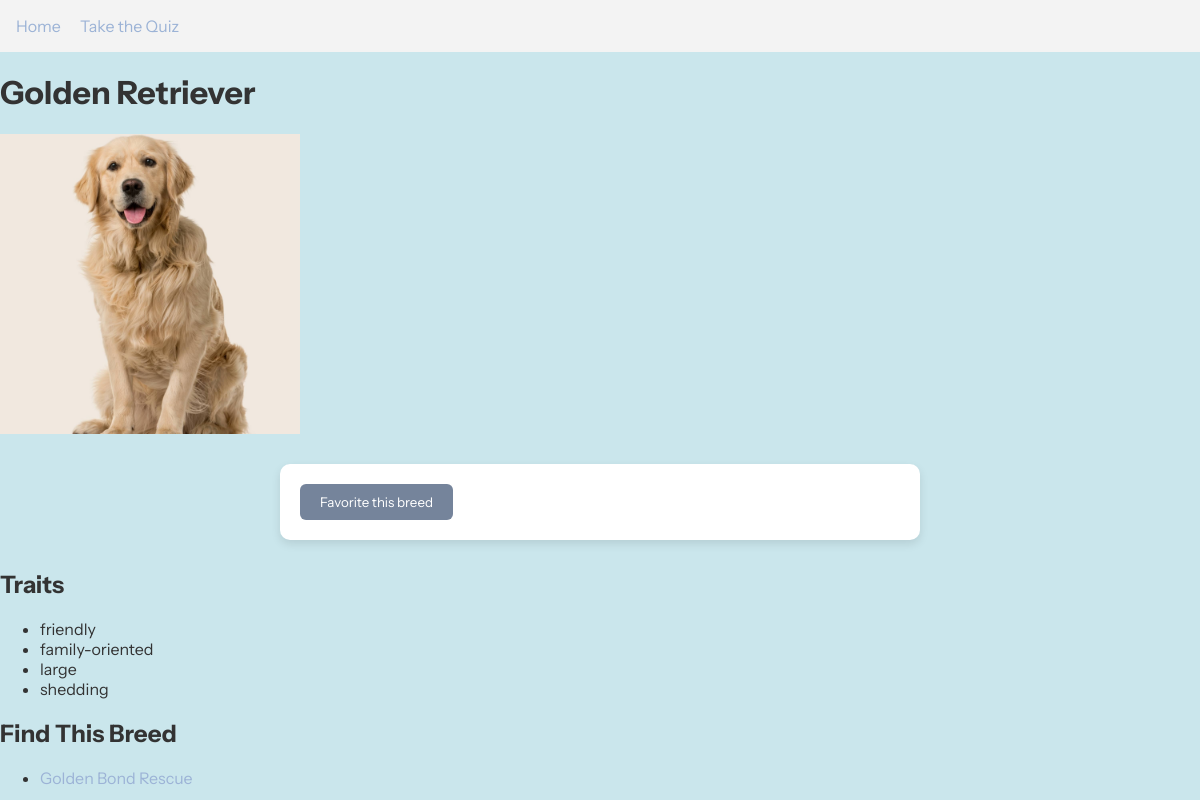
/result.php?id=1, run on the app's committed database.
### tables this page shows
CREATE TABLE breeds (
    id INTEGER PRIMARY KEY,
    name TEXT NOT NULL,
    traits TEXT NOT NULL,
    image TEXT,
    about TEXT,
    shelters TEXT
  );

### result.php (the view, shortened to what this page needs)
<?php
  $id = $_GET['id'] ?? null;
  $pdo = new PDO('sqlite:breeds.db');
  $pdo->setAttribute(PDO::ATTR_ERRMODE, PDO::ERRMODE_EXCEPTION);
  $stmt = $pdo->prepare("SELECT * FROM breeds WHERE id = ?");
  $stmt->execute([$id]);
  $breed = $stmt->fetch(PDO::FETCH_ASSOC);
  $traits = json_decode($breed['traits'], true);
  $shelters = json_decode($breed['shelters'], true);
  $template = file_get_contents('templates/result.html');
  $template = str_replace('{{name}}', $breed['name'], $template);
  $template = str_replace('{{image}}', $breed['image'], $template);
  $traitsHtml = '<ul>';
  foreach ($traits as $trait) {
    $traitsHtml .= "<li>$trait</li>";
  }
  $traitsHtml .= '</ul>';
  $template = str_replace('{{traits}}', $traitsHtml, $template);
  $sheltersHtml = '<ul>';
  foreach ($shelters as $shelter) {
    $sheltersHtml .= "<li><a href='{$shelter['url']}'>{$shelter['name']}</a></li>";
  }
  $sheltersHtml .= '</ul>';
  $template = str_replace('{{shelters}}', $sheltersHtml, $template);
  include 'templates/navbar.php';
  echo $template;
?>

### css/style.css (style rules this page uses)
:root { --color-dark: #333333; --color-muted: #AEB4B5; --color-primary: #75849B; --color-accent: #9CB3D6; --color-background: #CAE6EC; }
body { font-family: 'Instrument Sans', sans-serif; margin: 0; padding: 0; background-color: var(--color-background); color: var(--color-dark); }
a { color: var(--color-accent); text-decoration: none; }
h1, h2, h3 { color: var(--color-dark); }
button { font-family: inherit; background-color: var(--color-primary); color: white; border: none; padding: 10px 20px; border-radius: 6px; cursor: pointer; transition: background-color 0.3s ease; }
form { background: white; padding: 20px; max-width: 600px; margin: 30px auto; border-radius: 10px; box-shadow: 0 4px 10px rgba(0,0,0,0.1); }

### data on the page
breeds: template "Golden Retriever Favorite this breed Traits Find This Breed", image+name (picture), traits "friendly", traits "family-oriented", traits "large", traits "shedding"

### other printed values
$shelter['name'] "Golden Bond Rescue"
